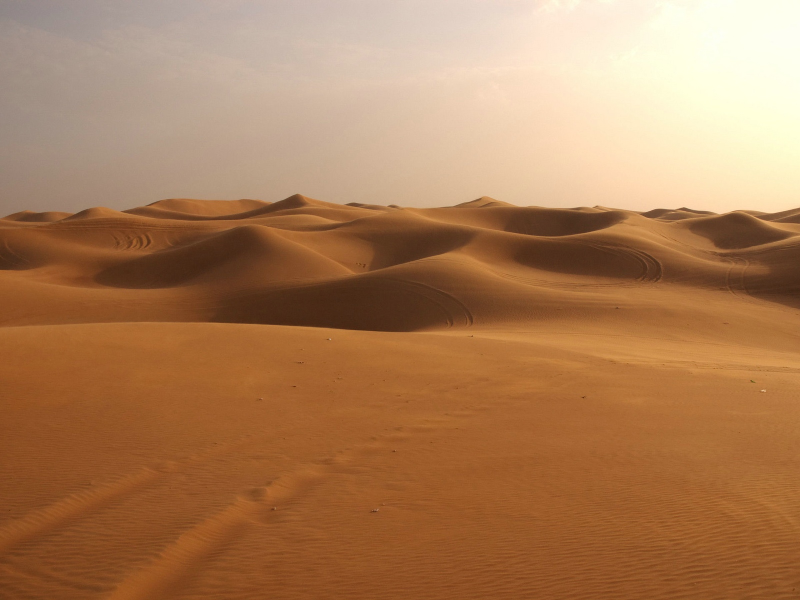
%> input picture Image Processing/HW5/Backgraund_Desert.jpg, 1600 x 1200 px (shown at 1/2 size)
$ octave --eval "HW5_Q1;"   (GNU Octave 9; MATLAB toolbox functions it lacks are replaced by stand-ins)
%> lines starting %> are read from the running program, lines starting %| are printed output that depends on the picture
function HW5_Q1()
    %%%%%%%%%%%%%PIC1   %%%%%%%%%%%
    I1=imread('/Users/user/Desktop/HW5/Backgraund_Desert.jpg');
%> I1 is the input picture: size 1200x1600x3 uint8; mean R, G, B 171, 125.6, 88.1
    x1=size(I1,1);
%> x1 = 1200
    y1=size(I1,2);
%> y1 = 1600
    %imshow(I1);
    I2=imread('/Users/user/Desktop/HW5/Snake.png');
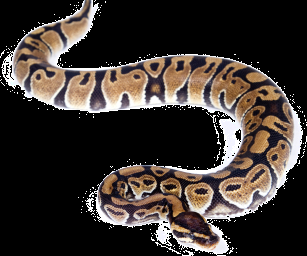
%> input picture Image Processing/HW5/Snake.png, 307 x 256 px
%> I2 is the input picture: size 256x307x3 uint8; mean R, G, B 59.5, 52.1, 47.8
    x2=size(I2,1);
%> x2 = 256
    y2=size(I2,2);
%> y2 = 307
    %200 700 500 1100
    I=I1.*0;
%> I: size 1200x1600x3 uint8; every value is 0
    %starting point
    x0=800;
    y0=200;
    I(x0+1:x0+x2,y0+1:y0+y2,:)=I2;
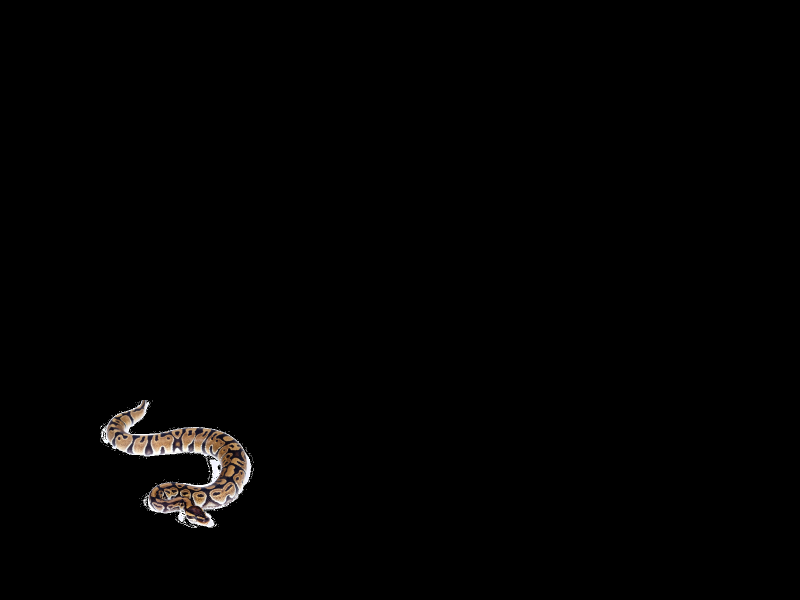
%> I: size 1200x1600x3 uint8 (shown at 1/2 size); mean R, G, B 2.4, 2.1, 2
    %imshow(I);
    II=zeros(x1,y1);
    th=7;
    for i=1:x1
        for j=1:y1
            if ((I(i,j,1)<th) && (I(i,j,2)<th) && (I(i,j,3)<th))
                II(i,j)=1;
            end
        end
    end
    %II=(I(:,:,1)+I(:,:,2)+I(:,:,3))/3;
    %II(II<1)=0;
    %II(II~=0)=1;
    II=1-II;
    %imshow(II);
    %%%%%%%%%%%%%%%%%%%%%%%%%%%%%%%%%%%%%%%
    ng = 50;
    x = -ng:ng;
    y = -ng:ng;
    o = ones(1,2*ng+1);
    X = o' * x;
    Y = y' * o;
    D = sqrt(X .^2 + Y .^2);
    sigma = 15;
    G = (1/sqrt(2*pi*sigma^2))*(exp(-(D.^2)/(2*sigma*sigma))) ;
    %%%%%%%%%%%%%%%%%
    III=conv2(double(II),double(G));
    J=III(ng+1:ng+x1,ng+1:ng+y1);
    mask=zeros(x1,y1,3);
    J=J/max(max(J));
    mask(:,:,1)=J;
    mask(:,:,2)=J;
    mask(:,:,3)=J;
    %%%%%%%%%%%%%%%%%%%%%%%%%%%%%%%%%%%%%%%
    If=zeros(x1,y1,3);
    If=double(I1).*(double(ones(x1,y1,3))-double(mask))+double(I).*double(mask);
    If=uint8(If);
    imshow(If);
    saveas(gcf,'/Users/user/Desktop/HW5/im01.jpg','jpg');


    %%%%%%%%%%%%PIC2  %%%%%%%%%%%%%%
    I1=imread('/Users/user/Desktop/HW5/Earth.jpg');
    x1=size(I1,1);
    y1=size(I1,2);
    %imshow(I1);
    I2=imread('/Users/user/Desktop/HW5/Meteorite.png');
    x2=size(I2,1);
    y2=size(I2,2);
    %160 830
    I=I1.*0;
    %starting point
    x0=160;
    y0=730;
    I(x0+1:x0+x2,y0+1:y0+y2,:)=I2;
    %imshow(I);
    II=zeros(x1,y1);
    th=7;
    for i=1:x1
        for j=1:y1
            if ((I(i,j,1)<th) && (I(i,j,2)<th) && (I(i,j,3)<th))
                II(i,j)=1;
            end
        end
    end
    %II=(I(:,:,1)+I(:,:,2)+I(:,:,3))/3;
    %II(II<1)=0;
    %II(II~=0)=1;
    II=1-II;
    %imshow(II);
    %%%%%%%%%%%%%%%%%%%%%%%%%%%%%%%%%%%%%%%
    ng = 50;
    x = -ng:ng;
    y = -ng:ng;
    o = ones(1,2*ng+1);
    X = o' * x;
    Y = y' * o;
    D = sqrt(X .^2 + Y .^2);
    sigma = 15;
    G = (1/sqrt(2*pi*sigma^2))*(exp(-(D.^2)/(2*sigma*sigma))) ;
    %%%%%%%%%%%%%%%%%
    III=conv2(double(II),double(G));
    J=III(ng+1:ng+x1,ng+1:ng+y1);
    mask=zeros(x1,y1,3);
    J=J/max(max(J));
    mask(:,:,1)=J;
    mask(:,:,2)=J;
    mask(:,:,3)=J;
    %%%%%%%%%%%%%%%%%%%%%%%%%%%%%%%%%%%%%%%
    If=zeros(x1,y1,3);
    If=double(I1).*(double(ones(x1,y1,3))-double(mask))+double(I).*double(mask);
    If=uint8(If);
    imshow(If);
    saveas(gcf,'/Users/user/Desktop/HW5/im02.jpg','jpg');
end
%> (the run ends here)
